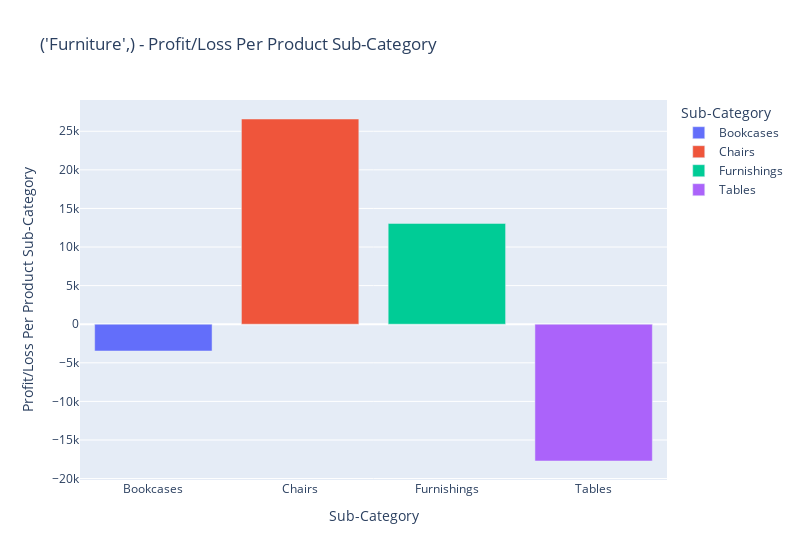
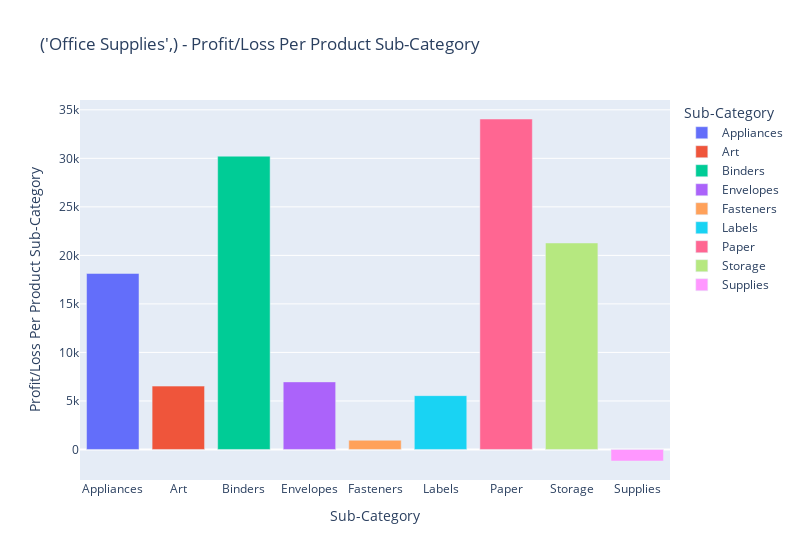
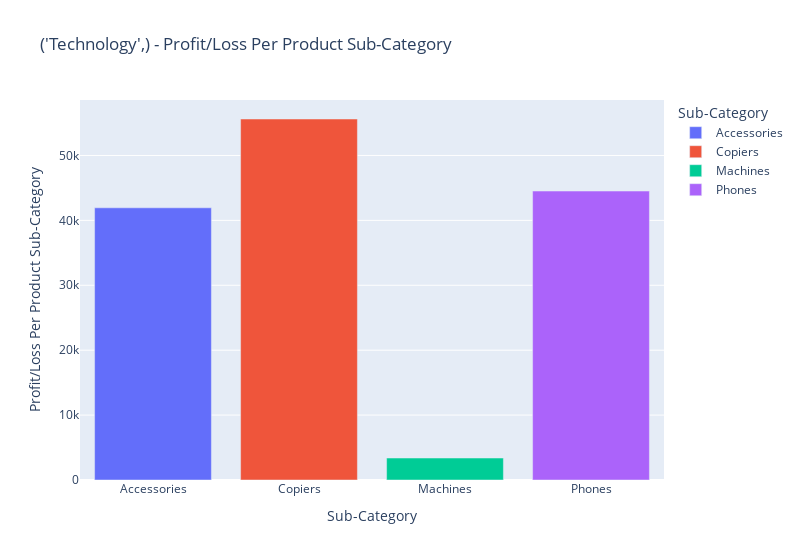

These figures' notebook cell, in order:
### Markdown cell above
This bar plot shows the profit distribution across different product categories (Furniture, Office Supplies, and Technology) in various regions (South, West, Central, East) in the Superstore dataset. Each bar represents the average profit for a category in a specific region, and the error bars indicate the variability of the profit data.

Key observations:

**Technology**: This category shows the highest average profit across all regions, with notable variability.

**Office Supplies**: Profits are generally positive but lower compared to Technology, with the Central region showing very low profit.

**Furniture**: This category has the most mixed results, with some regions showing positive profits (West, South) and others near zero or negative (Central, East).

Overall, Technology is the most profitable category, while Furniture shows the most inconsistency in profit across regions.

### Code cell
import pandas as pd
import plotly.express as px

# Assuming df is already loaded with the data and columns 'Sales', 'Profit', 'Quantity'
df1['price_per_product'] = df1['Sales'] / df1['Quantity']
df1['profit_per_product'] = df1['Profit'] / df1['Quantity']

# Group by 'Category'
data = df1.groupby(['Category'])

# Iterate over each category and plot the data
for cat, group_df in data:
    # Group by 'Sub-Category' and sum only numeric columns
    subCat = group_df.groupby(['Sub-Category']).agg({
        'Profit': 'sum',  # Summing the 'Profit' column
        'Sales': 'sum'    # Summing the 'Sales' column (if needed)
        # Add other numeric columns to sum if necessary
    }).reset_index()  # Reset index to make 'Sub-Category' a regular column

    # Create bar plot using Plotly Express
    fig = px.bar(subCat, x='Sub-Category', y='Profit', 
                 title=f"{cat} - Profit/Loss Per Product Sub-Category",
                 color='Sub-Category')

    # Update layout
    fig.update_layout(
        autosize=True,
        width=800,
        yaxis=dict(title='Profit/Loss Per Product Sub-Category'),
        xaxis=dict(title='Sub-Category'),
    )

    # Show plot
    fig.show()

### Figure 1 — Plotly figure (JSON) as saved in the notebook; plotly's stock layout.template omitted (floating-point values rounded to 4 significant figures)
{"data": [{"alignmentgroup": "True", "hovertemplate": "Sub-Category=%{x}<br>Profit=%{y}<extra></extra>", "legendgroup": "Bookcases", "marker": {"color": "#636efa", "pattern": {"shape": ""}}, "name": "Bookcases", "offsetgroup": "Bookcases", "orientation": "v", "showlegend": true, "textposition": "auto", "type": "bar", "x": ["Bookcases"], "xaxis": "x", "y": [-3473.0], "yaxis": "y"}, {"alignmentgroup": "True", "hovertemplate": "Sub-Category=%{x}<br>Profit=%{y}<extra></extra>", "legendgroup": "Chairs", "marker": {"color": "#EF553B", "pattern": {"shape": ""}}, "name": "Chairs", "offsetgroup": "Chairs", "orientation": "v", "showlegend": true, "textposition": "auto", "type": "bar", "x": ["Chairs"], "xaxis": "x", "y": [26590.0], "yaxis": "y"}, {"alignmentgroup": "True", "hovertemplate": "Sub-Category=%{x}<br>Profit=%{y}<extra></extra>", "legendgroup": "Furnishings", "marker": {"color": "#00cc96", "pattern": {"shape": ""}}, "name": "Furnishings", "offsetgroup": "Furnishings", "orientation": "v", "showlegend": true, "textposition": "auto", "type": "bar", "x": ["Furnishings"], "xaxis": "x", "y": [13060.0], "yaxis": "y"}, {"alignmentgroup": "True", "hovertemplate": "Sub-Category=%{x}<br>Profit=%{y}<extra></extra>", "legendgroup": "Tables", "marker": {"color": "#ab63fa", "pattern": {"shape": ""}}, "name": "Tables", "offsetgroup": "Tables", "orientation": "v", "showlegend": true, "textposition": "auto", "type": "bar", "x": ["Tables"], "xaxis": "x", "y": [-17730.0], "yaxis": "y"}], "layout": {"autosize": true, "barmode": "relative", "legend": {"title": {"text": "Sub-Category"}, "tracegroupgap": 0}, "title": {"text": "('Furniture',) - Profit/Loss Per Product Sub-Category"}, "width": 800, "xaxis": {"anchor": "y", "categoryarray": ["Bookcases", "Chairs", "Furnishings", "Tables"], "categoryorder": "array", "domain": [0, 1], "title": {"text": "Sub-Category"}}, "yaxis": {"anchor": "x", "domain": [0, 1], "title": {"text": "Profit/Loss Per Product Sub-Category"}}}}

### Figure 2 — Plotly figure (JSON) as saved in the notebook; plotly's stock layout.template omitted (floating-point values rounded to 4 significant figures)
{"data": [{"alignmentgroup": "True", "hovertemplate": "Sub-Category=%{x}<br>Profit=%{y}<extra></extra>", "legendgroup": "Appliances", "marker": {"color": "#636efa", "pattern": {"shape": ""}}, "name": "Appliances", "offsetgroup": "Appliances", "orientation": "v", "showlegend": true, "textposition": "auto", "type": "bar", "x": ["Appliances"], "xaxis": "x", "y": [18140.0], "yaxis": "y"}, {"alignmentgroup": "True", "hovertemplate": "Sub-Category=%{x}<br>Profit=%{y}<extra></extra>", "legendgroup": "Art", "marker": {"color": "#EF553B", "pattern": {"shape": ""}}, "name": "Art", "offsetgroup": "Art", "orientation": "v", "showlegend": true, "textposition": "auto", "type": "bar", "x": ["Art"], "xaxis": "x", "y": [6528.0], "yaxis": "y"}, {"alignmentgroup": "True", "hovertemplate": "Sub-Category=%{x}<br>Profit=%{y}<extra></extra>", "legendgroup": "Binders", "marker": {"color": "#00cc96", "pattern": {"shape": ""}}, "name": "Binders", "offsetgroup": "Binders", "orientation": "v", "showlegend": true, "textposition": "auto", "type": "bar", "x": ["Binders"], "xaxis": "x", "y": [30220.0], "yaxis": "y"}, {"alignmentgroup": "True", "hovertemplate": "Sub-Category=%{x}<br>Profit=%{y}<extra></extra>", "legendgroup": "Envelopes", "marker": {"color": "#ab63fa", "pattern": {"shape": ""}}, "name": "Envelopes", "offsetgroup": "Envelopes", "orientation": "v", "showlegend": true, "textposition": "auto", "type": "bar", "x": ["Envelopes"], "xaxis": "x", "y": [6964.0], "yaxis": "y"}, {"alignmentgroup": "True", "hovertemplate": "Sub-Category=%{x}<br>Profit=%{y}<extra></extra>", "legendgroup": "Fasteners", "marker": {"color": "#FFA15A", "pattern": {"shape": ""}}, "name": "Fasteners", "offsetgroup": "Fasteners", "orientation": "v", "showlegend": true, "textposition": "auto", "type": "bar", "x": ["Fasteners"], "xaxis": "x", "y": [949.5], "yaxis": "y"}, {"alignmentgroup": "True", "hovertemplate": "Sub-Category=%{x}<br>Profit=%{y}<extra></extra>", "legendgroup": "Labels", "marker": {"color": "#19d3f3", "pattern": {"shape": ""}}, "name": "Labels", "offsetgroup": "Labels", "orientation": "v", "showlegend": true, "textposition": "auto", "type": "bar", "x": ["Labels"], "xaxis": "x", "y": [5546.0], "yaxis": "y"}, {"alignmentgroup": "True", "hovertemplate": "Sub-Category=%{x}<br>Profit=%{y}<extra></extra>", "legendgroup": "Paper", "marker": {"color": "#FF6692", "pattern": {"shape": ""}}, "name": "Paper", "offsetgroup": "Paper", "orientation": "v", "showlegend": true, "textposition": "auto", "type": "bar", "x": ["Paper"], "xaxis": "x", "y": [34050.0], "yaxis": "y"}, {"alignmentgroup": "True", "hovertemplate": "Sub-Category=%{x}<br>Profit=%{y}<extra></extra>", "legendgroup": "Storage", "marker": {"color": "#B6E880", "pattern": {"shape": ""}}, "name": "Storage", "offsetgroup": "Storage", "orientation": "v", "showlegend": true, "textposition": "auto", "type": "bar", "x": ["Storage"], "xaxis": "x", "y": [21280.0], "yaxis": "y"}, {"alignmentgroup": "True", "hovertemplate": "Sub-Category=%{x}<br>Profit=%{y}<extra></extra>", "legendgroup": "Supplies", "marker": {"color": "#FF97FF", "pattern": {"shape": ""}}, "name": "Supplies", "offsetgroup": "Supplies", "orientation": "v", "showlegend": true, "textposition": "auto", "type": "bar", "x": ["Supplies"], "xaxis": "x", "y": [-1189.0], "yaxis": "y"}], "layout": {"autosize": true, "barmode": "relative", "legend": {"title": {"text": "Sub-Category"}, "tracegroupgap": 0}, "title": {"text": "('Office Supplies',) - Profit/Loss Per Product Sub-Category"}, "width": 800, "xaxis": {"anchor": "y", "categoryarray": ["Appliances", "Art", "Binders", "Envelopes", "Fasteners", "Labels", "Paper", "Storage", "Supplies"], "categoryorder": "array", "domain": [0, 1], "title": {"text": "Sub-Category"}}, "yaxis": {"anchor": "x", "domain": [0, 1], "title": {"text": "Profit/Loss Per Product Sub-Category"}}}}

### Figure 3 — Plotly figure (JSON) as saved in the notebook; plotly's stock layout.template omitted (floating-point values rounded to 4 significant figures)
{"data": [{"alignmentgroup": "True", "hovertemplate": "Sub-Category=%{x}<br>Profit=%{y}<extra></extra>", "legendgroup": "Accessories", "marker": {"color": "#636efa", "pattern": {"shape": ""}}, "name": "Accessories", "offsetgroup": "Accessories", "orientation": "v", "showlegend": true, "textposition": "auto", "type": "bar", "x": ["Accessories"], "xaxis": "x", "y": [41940.0], "yaxis": "y"}, {"alignmentgroup": "True", "hovertemplate": "Sub-Category=%{x}<br>Profit=%{y}<extra></extra>", "legendgroup": "Copiers", "marker": {"color": "#EF553B", "pattern": {"shape": ""}}, "name": "Copiers", "offsetgroup": "Copiers", "orientation": "v", "showlegend": true, "textposition": "auto", "type": "bar", "x": ["Copiers"], "xaxis": "x", "y": [55620.0], "yaxis": "y"}, {"alignmentgroup": "True", "hovertemplate": "Sub-Category=%{x}<br>Profit=%{y}<extra></extra>", "legendgroup": "Machines", "marker": {"color": "#00cc96", "pattern": {"shape": ""}}, "name": "Machines", "offsetgroup": "Machines", "orientation": "v", "showlegend": true, "textposition": "auto", "type": "bar", "x": ["Machines"], "xaxis": "x", "y": [3385.0], "yaxis": "y"}, {"alignmentgroup": "True", "hovertemplate": "Sub-Category=%{x}<br>Profit=%{y}<extra></extra>", "legendgroup": "Phones", "marker": {"color": "#ab63fa", "pattern": {"shape": ""}}, "name": "Phones", "offsetgroup": "Phones", "orientation": "v", "showlegend": true, "textposition": "auto", "type": "bar", "x": ["Phones"], "xaxis": "x", "y": [44520.0], "yaxis": "y"}], "layout": {"autosize": true, "barmode": "relative", "legend": {"title": {"text": "Sub-Category"}, "tracegroupgap": 0}, "title": {"text": "('Technology',) - Profit/Loss Per Product Sub-Category"}, "width": 800, "xaxis": {"anchor": "y", "categoryarray": ["Accessories", "Copiers", "Machines", "Phones"], "categoryorder": "array", "domain": [0, 1], "title": {"text": "Sub-Category"}}, "yaxis": {"anchor": "x", "domain": [0, 1], "title": {"text": "Profit/Loss Per Product Sub-Category"}}}}
